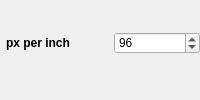
       <widget class="QDockWidget" name="dockWidgetSvgSettings">
        <property name="font">
         <font>
          <pointsize>14</pointsize>
          <bold>true</bold>
         </font>
        </property>
        <property name="styleSheet">
         <string notr="true">QDockWidget::title { background-color: rgb(200, 200, 200);}</string>
        </property>
        <property name="floating">
         <bool>false</bool>
        </property>
        <property name="allowedAreas">
         <set>Qt::LeftDockWidgetArea|Qt::RightDockWidgetArea</set>
        </property>
        <property name="windowTitle">
         <string>Svg Settings</string>
        </property>
        <widget class="QWidget" name="dockWidgetContents">
         <layout class="QVBoxLayout" name="verticalLayout_7" stretch="0">
          <property name="leftMargin">
           <number>6</number>
          </property>
          <property name="rightMargin">
           <number>0</number>
          </property>
          <property name="bottomMargin">
           <number>22</number>
          </property>
          <item>
           <layout class="QHBoxLayout" name="horizontalLayout" stretch="1,0">
            <item>
             <widget class="QLabel" name="label_PxPerInch">
              <property name="font">
               <font>
                <pointsize>9</pointsize>
                <bold>true</bold>
               </font>
              </property>
              <property name="text">
               <string>px per inch</string>
              </property>
             </widget>
            </item>
            <item>
             <widget class="QSpinBox" name="spinBox_PxPerInch">
              <property name="minimumSize">
               <size>
                <width>86</width>
                <height>0</height>
               </size>
              </property>
              <property name="maximum">
               <number>126</number>
              </property>
              <property name="value">
               <number>96</number>
              </property>
             </widget>
            </item>
           </layout>
          </item>
         </layout>
        </widget>
       </widget>
